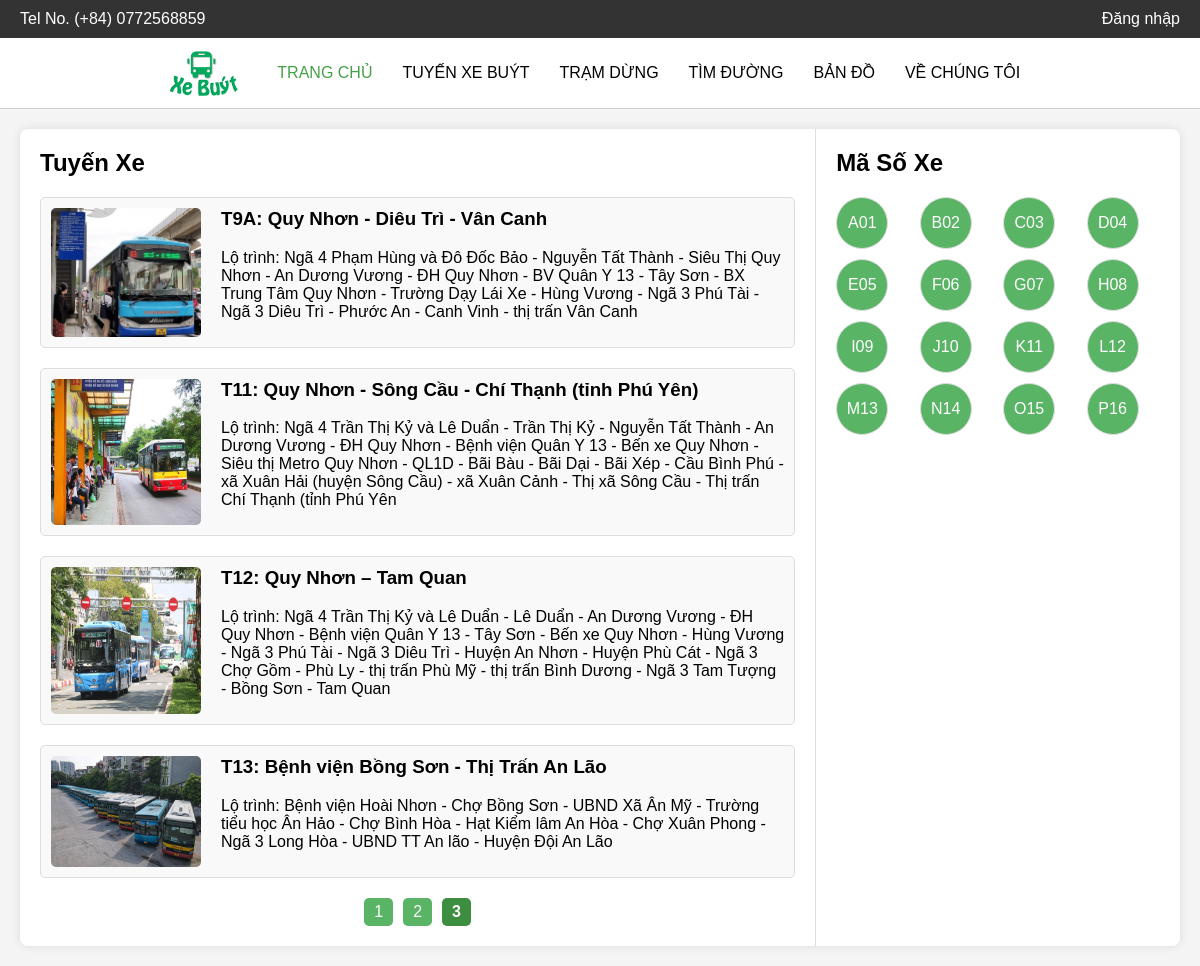
/?page=3, run on the app's committed database.
### tables this page shows
CREATE TABLE `routes` (
  `id` int(11) NOT NULL,
  `tuyen` varchar(255) NOT NULL,
  `lo_trinh` text NOT NULL,
  `cu_ly` float NOT NULL,
  `gia_ve_luot` float NOT NULL,
  `gia_ve_thang_nguoi_lon` float DEFAULT NULL,
  `gia_ve_thang_hoc_sinh` float DEFAULT NULL,
  `tan_suat` varchar(255) DEFAULT NULL,
  `thoi_gian_hoat_dong` varchar(255) DEFAULT NULL,
  `ma_so_xe` varchar(5) DEFAULT NULL
);

### home.php (the view, shortened to what this page needs)
<!DOCTYPE html>
<html lang="en">
<head>
    <link rel="stylesheet" href="css/home.css">
</head>
<body>
<div class="container">
    <div class="left-column">
        <h2>Tuyến Xe</h2>
        <?php
            include 'includes/pagination.php';
            if (count($routes) > 0) {
                foreach ($routes as $row) {
                    $imageId = $row['id'];
                    echo '<div class="route-card">';
                    echo '<img src="img/' . $imageId . '.jpg" alt="Bus Route Image">';
                    echo '<div>';
                    echo '<a href="?option=routes&route_id=' . $row['id'] . '"><h3>' . $row['tuyen'] . '</h3></a>';
                    echo '<p>Lộ trình: ' . $row['lo_trinh'] . '</p>';
                    echo '</div>';
                    echo '</div>';
                }
            } else {
                echo '<p>Không có tuyến xe nào.</p>';
            }
        ?>
    </div>
    <div class="right-column">
        <h2>Mã Số Xe</h2>
        <ul class="grid">
            <?php
                $sql = "SELECT ma_so_xe FROM routes";
                $result = $connect->query($sql);
                if ($result->num_rows > 0) {
                    while ($row = $result->fetch_assoc()) {
                        echo '<li>' . $row['ma_so_xe'] . '</li>';
                    }
                } else {
                    echo '<li>Không có mã số xe nào.</li>';
                }
            ?>
        </ul>
    </div>
</div>
</body>
</html>

### css/styles.css (style rules this page uses)
body { margin: 0; font-family: Arial, sans-serif; }
a { color: black; text-decoration: none; }

### css/home.css (style rules this page uses)
body { font-family: Arial, sans-serif; background-color: #f4f4f4; margin: 0; padding: 0; }
.container { display: flex; margin: 20px; background-color: #fff; border-radius: 8px; box-shadow: 0 0 10px rgba(0, 0, 0, 0.1); }
.left-column { width: 70%; padding: 20px; border-right: 1px solid #ddd; }
.right-column { width: 30%; padding: 20px; }
.route-card { display: flex; margin-bottom: 20px; padding: 10px; border: 1px solid #ddd; border-radius: 5px; background-color: #f9f9f9; transition: box-shadow 0.3s; }
.route-card img { width: 150px; height: auto; margin-right: 20px; border-radius: 5px; }
.route-card div { flex: 1; }
.route-card h3 { margin-top: 0; }
h2 { margin-top: 0; }
.right-column .grid { display: grid; grid-template-columns: repeat(4, 1fr); gap: 10px; list-style-type: none; padding: 0; margin: 0; }
.right-column .grid li { display: flex; justify-content: center; align-items: center; width: 50px; height: 50px; border-radius: 50%; background-color: #5ab465; border: 1px solid #ddd; transition: background-color 0.3s, box-shadow 0.3s; color: #fff; }
a { color: black; text-decoration: none; }

### menu.php (style rules this page uses)
a { color: black; text-decoration: none; }

### data on the page
routes: shows a picture, tuyen "T9A: Quy Nhơn - Diêu Trì - Vân Canh", lo_trinh "Ngã 4 Phạm Hùng và Đô Đốc Bảo - Nguyễn Tất Thành - Siêu Thị Quy Nhơn - An Dương Vương - ĐH Quy Nhơn - BV Quân Y 13 - Tây Sơn - BX Trung Tâm Quy Nhơn - Trường Dạy Lái Xe - Hùng Vương - Ngã 3 Phú Tài - Ngã 3 Diêu Trì - Phước An - Canh Vinh - thị trấn Vân Canh", ma_so_xe "M13"
routes: shows a picture, tuyen "T11: Quy Nhơn - Sông Cầu - Chí Thạnh (tỉnh Phú Yên)", lo_trinh "Ngã 4 Trần Thị Kỷ và Lê Duẩn - Trần Thị Kỷ - Nguyễn Tất Thành - An Dương Vương - ĐH Quy Nhơn - Bệnh viện Quân Y 13 - Bến xe Quy Nhơn - Siêu thị Metro Quy Nhơn - QL1D - Bãi Bàu - Bãi Dại - Bãi Xép - Cầu Bình Phú - xã Xuân Hải (huyện Sông Cầu) - xã Xuân Cảnh - Thị xã Sông Cầu - Thị trấn Chí Thạnh (tỉnh Phú Yên", ma_so_xe "N14"
routes: shows a picture, tuyen "T12: Quy Nhơn – Tam Quan", lo_trinh "Ngã 4 Trần Thị Kỷ và Lê Duẩn - Lê Duẩn - An Dương Vương - ĐH Quy Nhơn - Bệnh viện Quân Y 13 - Tây Sơn - Bến xe Quy Nhơn - Hùng Vương - Ngã 3 Phú Tài - Ngã 3 Diêu Trì - Huyện An Nhơn - Huyện Phù Cát - Ngã 3 Chợ Gồm - Phù Ly - thị trấn Phù Mỹ - thị trấn Bình Dương - Ngã 3 Tam Tượng - Bồng Sơn - Tam Quan", ma_so_xe "O15"
routes: shows a picture, tuyen "T13: Bệnh viện Bồng Sơn - Thị Trấn An Lão", lo_trinh "Bệnh viện Hoài Nhơn - Chợ Bồng Sơn - UBND Xã Ân Mỹ - Trường tiểu học Ân Hảo - Chợ Bình Hòa - Hạt Kiểm lâm An Hòa - Chợ Xuân Phong - Ngã 3 Long Hòa - UBND TT An lão - Huyện Đội An Lão", ma_so_xe "P16"
routes: ma_so_xe "A01"
routes: ma_so_xe "B02"
routes: ma_so_xe "C03"
routes: ma_so_xe "D04"
routes: ma_so_xe "E05"
routes: ma_so_xe "F06"
routes: ma_so_xe "G07"
routes: ma_so_xe "H08"
routes: ma_so_xe "I09"
routes: ma_so_xe "J10"
routes: ma_so_xe "K11"
routes: ma_so_xe "L12"
